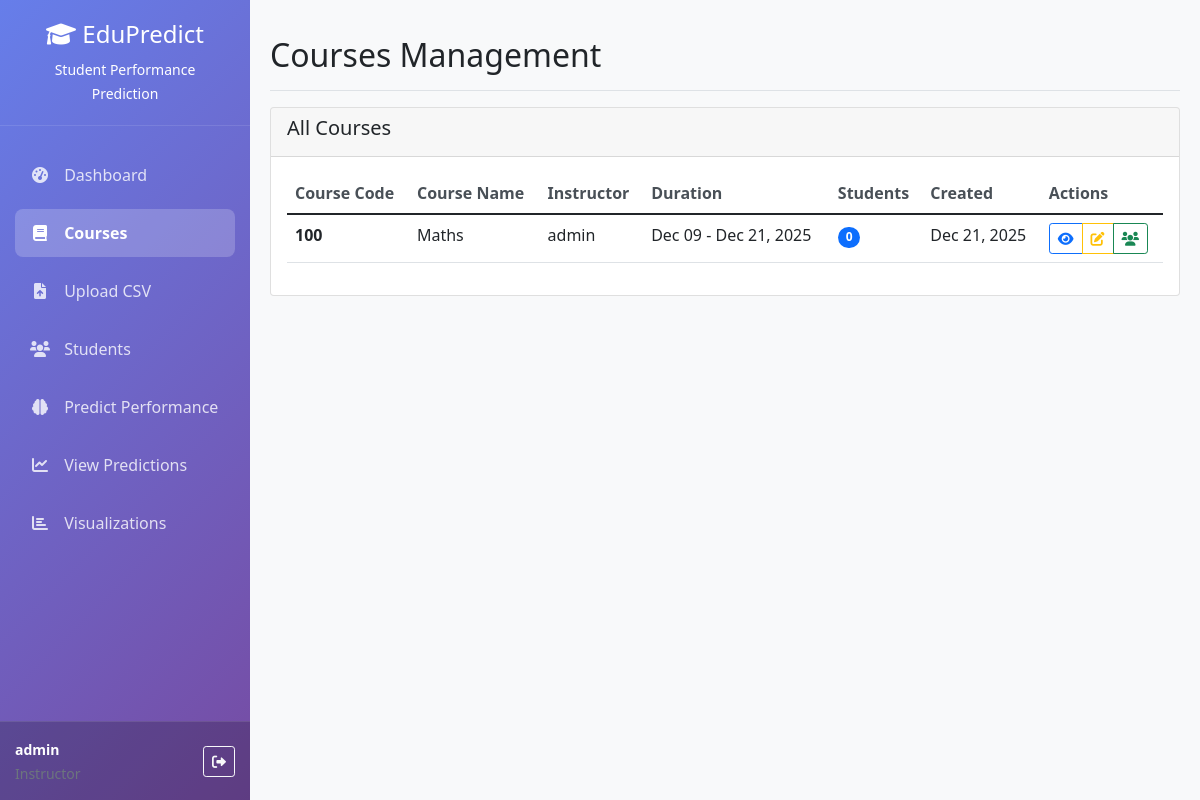
The page /courses/ (signed in) on the database its author committed.
### performance_app/models.py (models this page shows, shortened)
class UserProfile(models.Model):
    ROLE_CHOICES = [
        ('admin', 'Administrator'),
        ('instructor', 'Instructor'),
        ('student', 'Student'),
    ]
    user = models.OneToOneField(User, on_delete=models.CASCADE)
    role = models.CharField(max_length=20, choices=ROLE_CHOICES, default='instructor')
    institution = models.CharField(max_length=100, blank=True)
    phone = models.CharField(max_length=15, blank=True)
    created_at = models.DateTimeField(auto_now_add=True)
    updated_at = models.DateTimeField(auto_now=True)

class Course(models.Model):
    course_id = models.CharField(max_length=20, unique=True)
    course_name = models.CharField(max_length=200)
    instructor = models.ForeignKey(User, on_delete=models.CASCADE, related_name='courses')
    description = models.TextField(blank=True)
    start_date = models.DateField()
    end_date = models.DateField()
    created_at = models.DateTimeField(auto_now_add=True)
    class Meta:
        ordering = ['-created_at']

### performance_app/views.py (the view)
# urls.py: path('courses/', views.courses_list, name='courses_list'),
@login_required
def courses_list(request):
    user_profile = UserProfile.objects.get(user=request.user)
    if user_profile.role == 'instructor':
        courses = Course.objects.filter(instructor=request.user)
    else:
        courses = Course.objects.all()
    context = {
        'courses': courses,
        'user_profile': user_profile,
    }
    return render(request, 'performance_app/courses_list.html', context)

### performance_app/templates/performance_app/courses_list.html (shortened to what this page needs)
{% extends 'performance_app/base.html' %}
{% block header %}Courses Management{% endblock %}
{% block content %}
<div class="row mb-4">
    <div class="col-12">
        <div class="card">
            <div class="card-header d-flex justify-content-between align-items-center">
                <h5>All Courses</h5>
            </div>
            <div class="card-body">
                <div class="table-responsive">
                    <table class="table table-hover">
                        <thead>
                            <tr>
                                <th>Course Code</th>
                                <th>Course Name</th>
                                <th>Instructor</th>
                                <th>Duration</th>
                                <th>Students</th>
                                <th>Created</th>
                                <th>Actions</th>
                            </tr>
                        </thead>
                        <tbody>
                            {% for course in courses %}
                            <tr>
                                <td><strong>{{ course.course_id }}</strong></td>
                                <td>{{ course.course_name }}</td>
                                <td>{{ course.instructor.username }}</td>
                                <td>
                                    {{ course.start_date|date:"M d" }} - {{ course.end_date|date:"M d, Y" }}
                                </td>
                                <td>
                                    <span class="badge bg-primary rounded-pill">
                                        {{ course.students.count }}
                                    </span>
                                </td>
                                <td>{{ course.created_at|date:"M d, Y" }}</td>
                                <td>
                                    <div class="btn-group btn-group-sm">
                                        <a href="#" class="btn btn-outline-primary" title="View">
                                            <i class="fas fa-eye"></i>
                                        </a>
                                        <a href="#" class="btn btn-outline-warning" title="Edit">
                                            <i class="fas fa-edit"></i>
                                        </a>
                                        <a href="{% url 'students_list' %}?course={{ course.id }}"
                                           class="btn btn-outline-success" title="View Students">
                                            <i class="fas fa-users"></i>
                                        </a>
                                    </div>
                                </td>
                            </tr>
                            {% endfor %}
                        </tbody>
                    </table>
                </div>
            </div>
        </div>
    </div>
</div>
{% endblock %}

### performance_app/templates/performance_app/base.html (shortened to what this page needs)
<!DOCTYPE html>
<html lang="en">
<head>
    <link href="https://cdn.jsdelivr.net/npm/bootstrap@5.1.3/dist/css/bootstrap.min.css" rel="stylesheet">
    <link rel="stylesheet" href="https://cdnjs.cloudflare.com/ajax/libs/font-awesome/6.0.0/css/all.min.css">
</head>
<body>
    {% if user.is_authenticated %}
    <nav class="sidebar">
        <div class="sidebar-inner">
            <div class="sidebar-header">
                <h4><i class="fas fa-graduation-cap"></i> EduPredict</h4>
                <small>Student Performance Prediction</small>
            </div>
            <div class="sidebar-nav">
                <ul class="nav flex-column">
                    <li class="nav-item">
                        <a class="nav-link {% if request.resolver_match.url_name == 'dashboard' %}active{% endif %}"
                           href="{% url 'dashboard' %}">
                            <i class="fas fa-tachometer-alt"></i> Dashboard
                        </a>
                    </li>
                    <li class="nav-item">
                        <a class="nav-link {% if request.resolver_match.url_name in 'courses_list,add_course' %}active{% endif %}"
                           href="{% url 'courses_list' %}">
                            <i class="fas fa-book"></i> Courses
                        </a>
                    </li>
                    <li class="nav-item">
                        <a class="nav-link {% if request.resolver_match.url_name == 'upload_csv' %}active{% endif %}"
                           href="{% url 'upload_csv' %}">
                            <i class="fas fa-file-upload"></i> Upload CSV
                        </a>
                    </li>
                    <li class="nav-item">
                        <a class="nav-link {% if request.resolver_match.url_name in 'students_list,add_student,student_detail' %}active{% endif %}"
                           href="{% url 'students_list' %}">
                            <i class="fas fa-users"></i> Students
                        </a>
                    </li>
                    <li class="nav-item">
                        <a class="nav-link {% if request.resolver_match.url_name == 'predict_performance' %}active{% endif %}"
                           href="{% url 'predict_performance' %}">
                            <i class="fas fa-brain"></i> Predict Performance
                        </a>
                    </li>
                    <li class="nav-item">
                        <a class="nav-link {% if request.resolver_match.url_name == 'predictions_view' %}active{% endif %}"
                           href="{% url 'predictions_view' %}">
                            <i class="fas fa-chart-line"></i> View Predictions
                        </a>
                    </li>
                    <li class="nav-item">
                        <a class="nav-link {% if request.resolver_match.url_name == 'visualize_data' %}active{% endif %}"
                           href="{% url 'visualize_data' %}">
                            <i class="fas fa-chart-bar"></i> Visualizations
                        </a>
                    </li>
                </ul>
            </div>
            <div class="sidebar-footer">
                <div class="d-flex align-items-center justify-content-between">
                    <div>
                        <small><strong>{{ user.username }}</strong></small><br>
                        <small class="text-muted">
                            {% if user_profile %}
                                {{ user_profile.role|title }}
                            {% else %}
                                User
                            {% endif %}
                        </small>
                    </div>
                    <a href="{% url 'logout' %}" class="btn btn-sm btn-outline-light" title="Logout">
                        <i class="fas fa-sign-out-alt"></i>
                    </a>
                </div>
            </div>
        </div>
    </nav>
    <main class="main-content">
        <div class="d-flex justify-content-between flex-wrap flex-md-nowrap align-items-center pt-3 pb-2 mb-3 border-bottom">
            <h1 class="h2">{% block header %}{% endblock %}</h1>
        </div>
        {% block content %}{% endblock %}
    </main>
    {% else %}
        {% block auth_content %}{% endblock %}
    {% endif %}
</body>
</html>

### performance_app/templates/performance_app/base.html (style rules this page uses)
.sidebar { position: fixed; top: 0; left: 0; width: 250px; height: 100vh; background: linear-gradient(135deg, #667eea 0%, #764ba2 100%); color: white; overflow-y: auto; z-index: 1000; padding: 0; }
.sidebar-inner { display: flex; flex-direction: column; height: 100vh; padding: 0; }
.main-content { margin-left: 250px; padding: 20px; min-height: 100vh; background-color: #f8f9fa; }
.sidebar-header { padding: 20px; text-align: center; border-bottom: 1px solid rgba(255, 255, 255, 0.1); }
.sidebar-nav { flex: 1; padding: 20px 15px; }
.sidebar-footer { padding: 15px; background: rgba(0, 0, 0, 0.2); border-top: 1px solid rgba(255, 255, 255, 0.1); margin-top: auto; }
.sidebar .nav-link { color: rgba(255, 255, 255, 0.8); padding: 12px 15px; margin: 5px 0; border-radius: 8px; transition: all 0.3s ease; }
.sidebar .nav-link.active { color: white; background: rgba(255, 255, 255, 0.2); font-weight: 600; }
.sidebar .nav-link i { width: 20px; text-align: center; margin-right: 10px; }
.table th { border-top: none; font-weight: 600; color: #495057; }

### rows shown on the page
UserProfile: role "Instructor"
Course: course_id "100", course_name "Maths", instructor.username "admin", start_date "Dec 09", end_date "Dec 21, 2025", students.count "0", created_at "Dec 21, 2025"

### other values the page prints
{{ user.username }} "admin"
